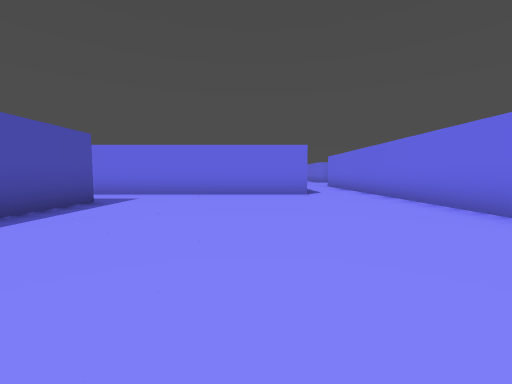
View 1 (above)

12 first-person views from a walk through a 3-D level made in the Godot game engine. The camera is 1.2 m above the floor, tilts 4° down and sees 90° across. The floor is counted in squares, 2 m on a side. Each view is taken from the middle of a square. On the plan, view 1 faces up. The plan holds only what a view shows up to about 9 squares ahead; the rest is blank. The place goes on beyond the plan. Characters and animated objects are not drawn.

View 2
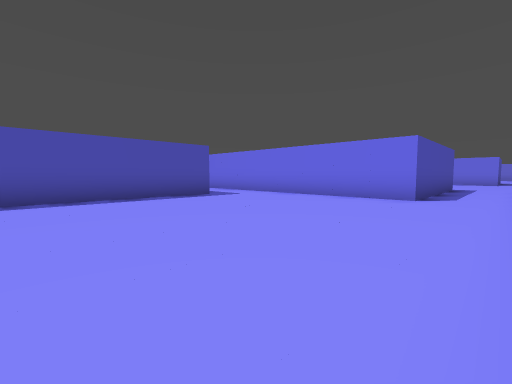

View 3
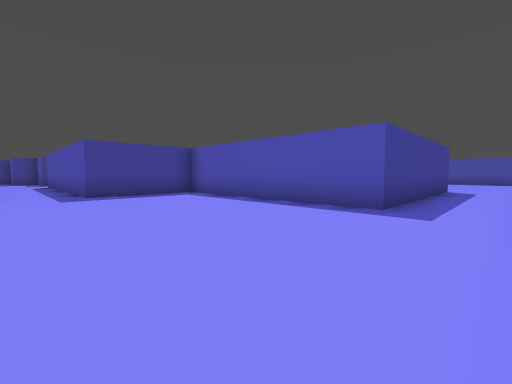

View 4
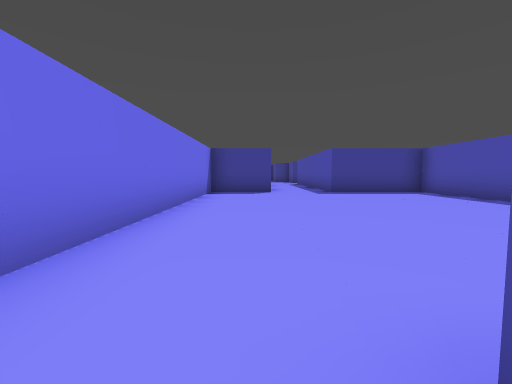

View 5
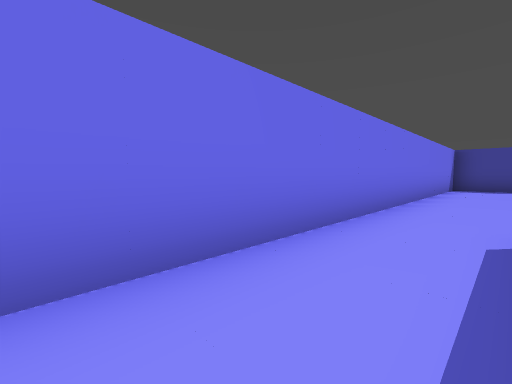

View 6
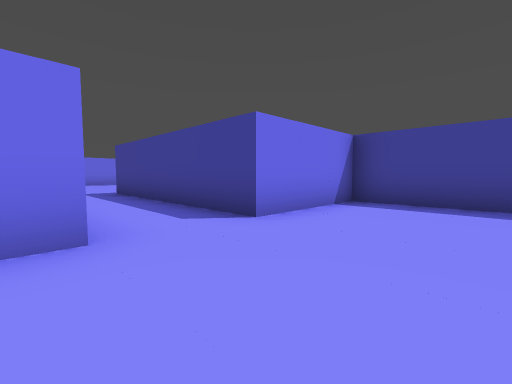

View 7
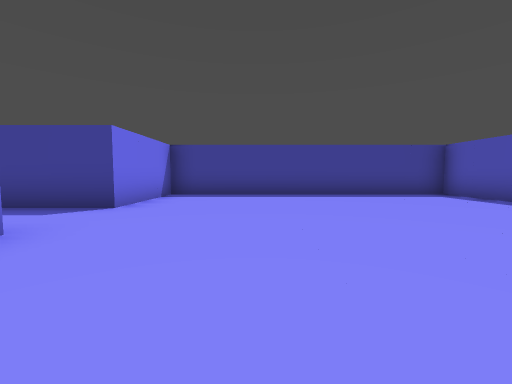

View 8
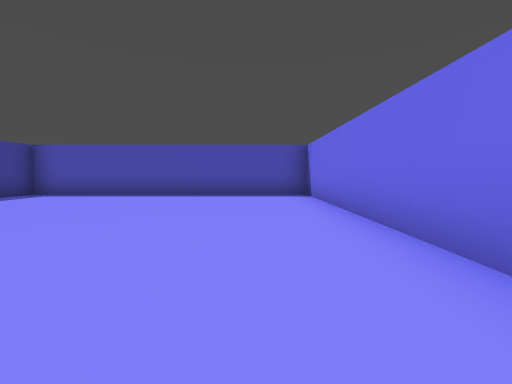

View 9
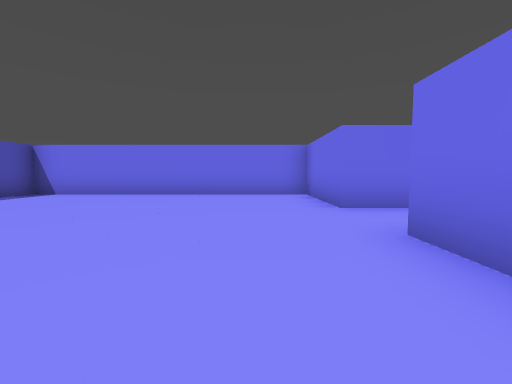

View 10
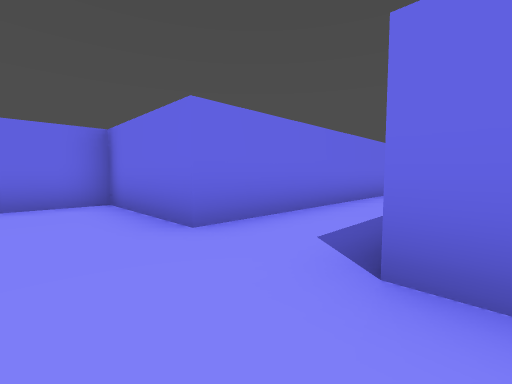

View 11
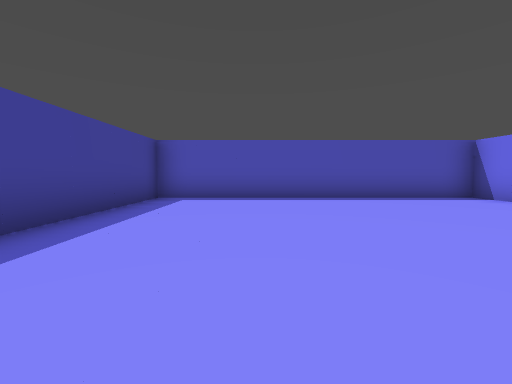

View 12
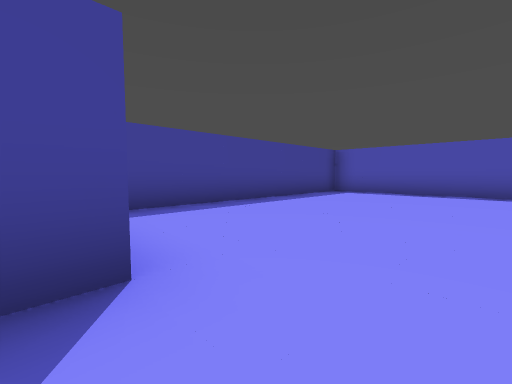

### Floor plan
Ten units are one square. View 1 is at (0, 0); x grows to the right and y downward. Boxes are objects, and circles mark ways between rooms. Rooms are numbered by the first view taken in them; rooms with no view inside come last. Other rooms are left out.
<svg viewBox="-180 -120 220 167">
<path fill="none" stroke="#000" d="M15 5 35 5 35 -111M15 -115 15 -75 -95 -75M-95 -55 -35 -55 -35 5 -5 5 -5 42M-95 -75 -95 -105 -175 -105 -175 -25 -95 -25 -95 -55"/>
<circle cx="-90" cy="-65" r="3" fill="#2a7"/>
<text x="-10" y="-40">1</text>
<text x="-140" y="-70">2</text>
</svg>
Room 1 opens to room 2.

Where each view was taken, in squares from view 1:
view 1: 0 up, 0 right, facing up
view 2: 1 up, 3 right, facing up-left
view 3: 7 up, 1 right, facing down-left
view 4: 8 up, 2 right, facing down
view 5: 11 up, 2 right, facing down-right
view 6: 8 up, 12 left, facing down-right
view 7: 10 up, 12 left, facing down
view 8: 9 up, 10 left, facing left
view 9: 3 up, 11 left, facing up
view 10: 5 up, 11 left, facing up-right
view 11: 5 up, 11 left, facing left
view 12: 7 up, 9 left, facing down-left
